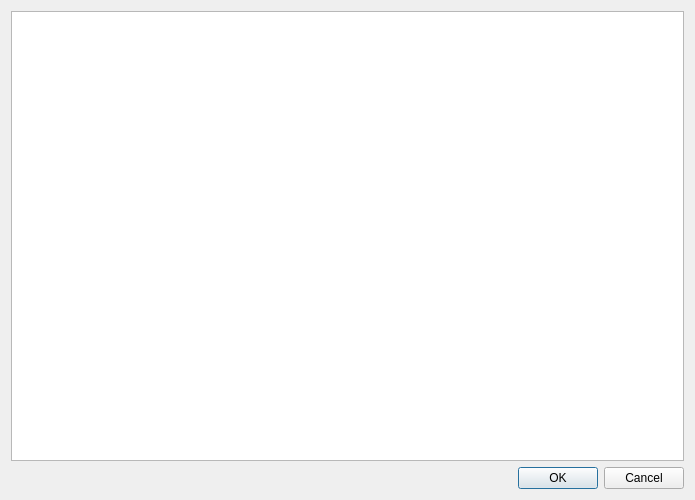
<ui version="4.0" >
 <class>PropagationResultsDialog</class>
 <widget class="QDialog" name="PropagationResultsDialog" >
  <property name="geometry" >
   <rect>
    <x>0</x>
    <y>0</y>
    <width>695</width>
    <height>500</height>
   </rect>
  </property>
  <property name="windowTitle" >
   <string>Propagation Results</string>
  </property>
  <property name="modal" >
   <bool>true</bool>
  </property>
  <layout class="QGridLayout" name="gridLayout" >
   <item row="0" column="0" >
    <widget class="QTableView" name="tableView" />
   </item>
   <item row="1" column="0" >
    <widget class="QDialogButtonBox" name="buttonBox" >
     <property name="orientation" >
      <enum>Qt::Horizontal</enum>
     </property>
     <property name="standardButtons" >
      <set>QDialogButtonBox::Cancel|QDialogButtonBox::Ok</set>
     </property>
    </widget>
   </item>
  </layout>
 </widget>
 <resources/>
 <connections>
  <connection>
   <sender>buttonBox</sender>
   <signal>accepted()</signal>
   <receiver>PropagationResultsDialog</receiver>
   <slot>accept()</slot>
   <hints>
    <hint type="sourcelabel" >
     <x>248</x>
     <y>254</y>
    </hint>
    <hint type="destinationlabel" >
     <x>157</x>
     <y>274</y>
    </hint>
   </hints>
  </connection>
  <connection>
   <sender>buttonBox</sender>
   <signal>rejected()</signal>
   <receiver>PropagationResultsDialog</receiver>
   <slot>reject()</slot>
   <hints>
    <hint type="sourcelabel" >
     <x>316</x>
     <y>260</y>
    </hint>
    <hint type="destinationlabel" >
     <x>286</x>
     <y>274</y>
    </hint>
   </hints>
  </connection>
 </connections>
</ui>
